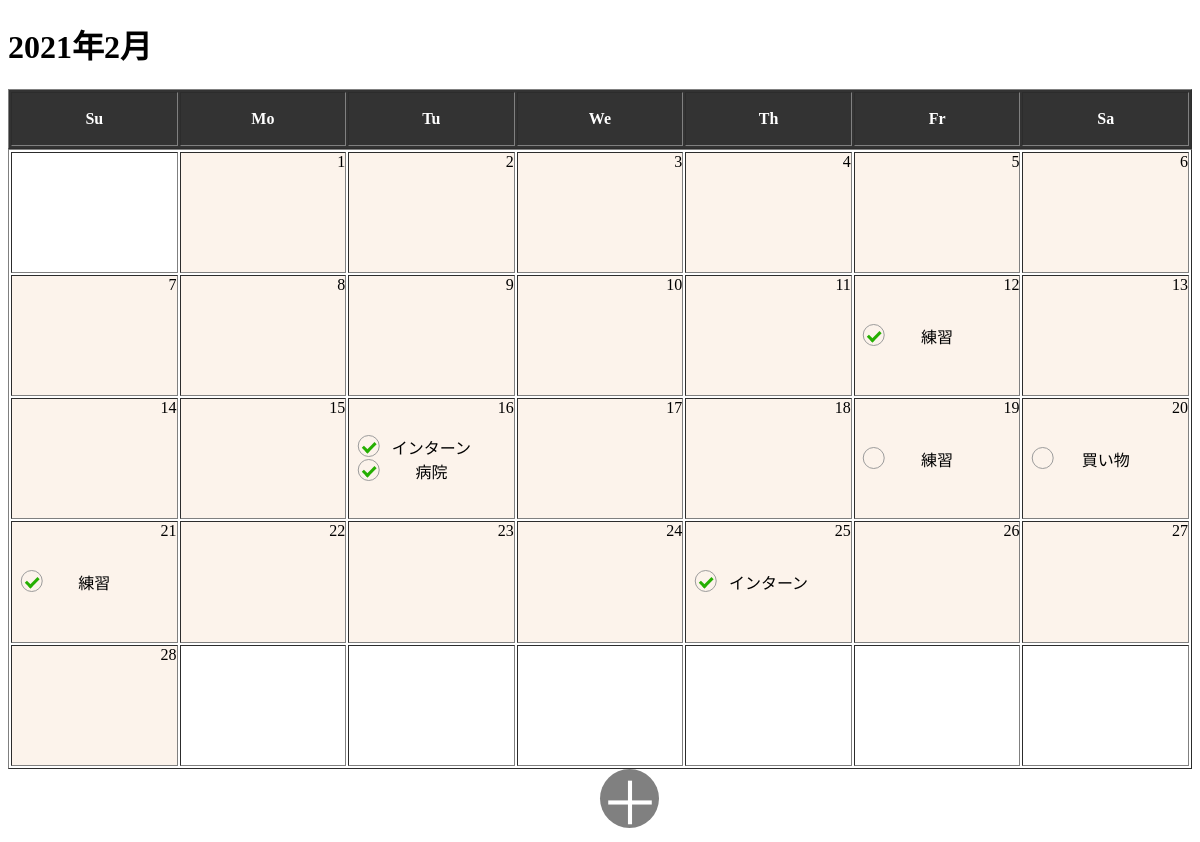
Before: /all_list/cal with the older database file.
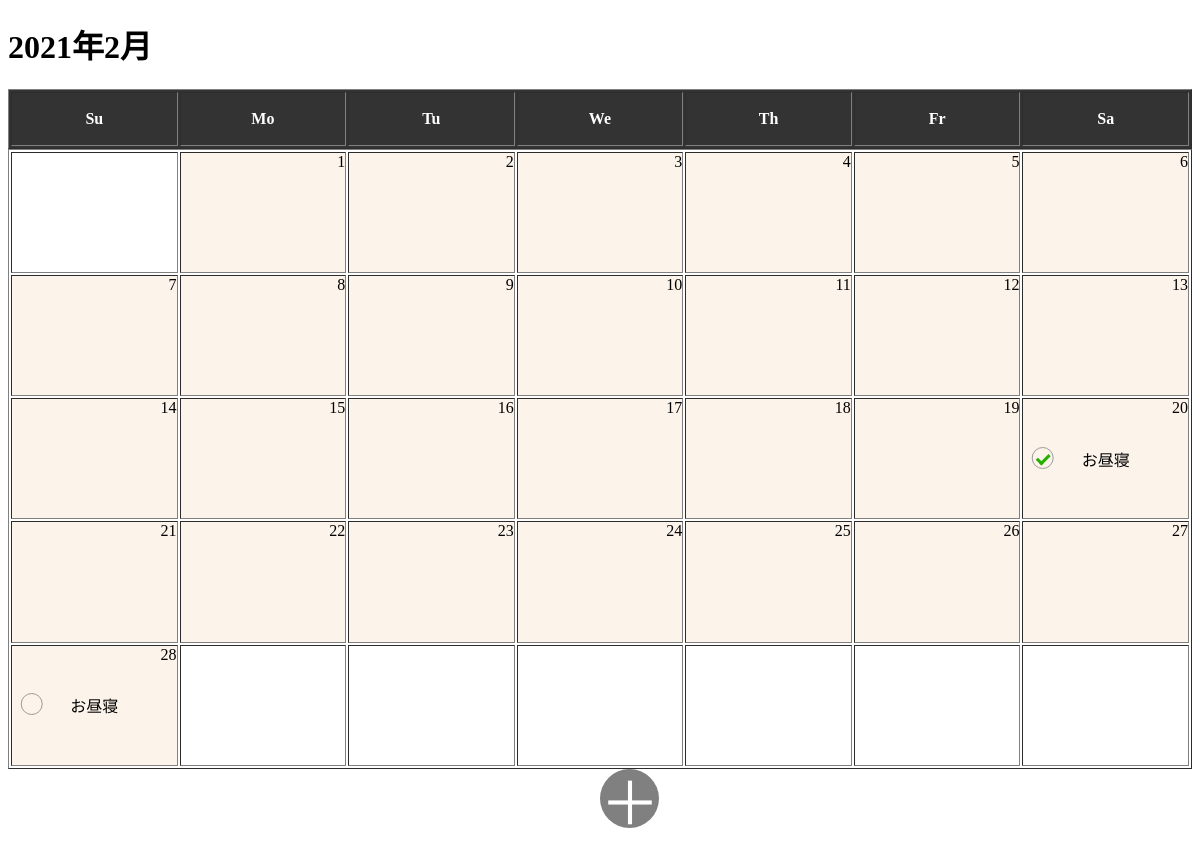
After: the same page with the newer database file.
### all_list/models.py (models this page shows, shortened)
class ToDo(models.Model):
    end = models.BooleanField()
    task = models.CharField(max_length=100)
    limit = models.DateField()
    memo = models.CharField(max_length=500)
    def multi_return(self):
        return self.task, self.limit, self.end

### all_list/views.py (the view)
# urls.py: path('cal', views.show_cal, name='show_cal'),
def show_cal(request):
    year = 2021
    month = 2
    year_and_month = str(year) + "年" + str(month) + "月"
    day_count = calendar.monthrange(year, month)[1]
    calendar.setfirstweekday(6)
    cal_data = calendar.monthcalendar(year, month)
    print(cal_data)
    day = 0
    monthly_calendar = []
    for i in range(len(cal_data)):
        temporary_cal_data = ['' if day == 0 else str(day) for day in cal_data[i]]
        temporary_list = []
        print(temporary_cal_data)
        for j in range(len(temporary_cal_data)):
            if temporary_cal_data[j] != '':
                day += 1
            else:
                temporary_data = [temporary_cal_data[j], '']
                temporary_list.append(temporary_data)
            try:
                temporary_date = dt.date(year, month, day)
                date = '{0:%Y-%m-%d}'.format(temporary_date)
                print(date)
                task_list = show_task(request, date)
                temporary_data = [temporary_cal_data[j], task_list]
                temporary_list.append(temporary_data)
            except ValueError:
                print('x')
            if len(temporary_list) == 7:
                monthly_calendar.append(temporary_list)
                print('append')
                print(temporary_list)
            if day == day_count:
                day += 1
            print('for')
            print(temporary_list)
            print(len(temporary_list))
    print('mon:')
    print(monthly_calendar)
    params = {
        'year_and_month': year_and_month,
        'monthly_calendar': monthly_calendar,
    }
    return render(request, 'all_list/index.html', params)

### all_list/views.py (called while the page is built)
def show_task(request, date):
    data = ToDo.objects.all()
    task_data = []
    for get_data in data:
        temporary_data = get_data.multi_return()
        if str(temporary_data[1]) == str(date):
            temporary_list = [temporary_data[0], get_data.id, temporary_data[2]]
            task_data.append(temporary_list)
    if len(task_data) == 0:
        task_data.append(['', '', ''])
    return task_data

### all_list/templates/all_list/index.html (shortened to what this page needs)
{% load static %}
<!DOCTYPE html>
<html lang="jp">
<head>
</head>
<body>
    <h1>
        {{ year_and_month }}
    </h1>
    <div>
        <table class="fixbox", border="1">
            <tr>
                <th>
                    <p align="center">
                        Su
                    </p>
                </th>
                <th>
                    <p align="center">
                        Mo
                    </p>
                </th>
                <th>
                    <p align="center">
                        Tu
                    </p>
                </th>
                <th>
                    <p align="center">
                        We
                    </p>
                </th>
                <th>
                    <p align="center">
                        Th
                    </p>
                </th>
                <th>
                    <p align="center">
                        Fr
                    </p>
                </th>
                <th>
                    <p align="center">
                        Sa
                    </p>
                </th>
            </tr>
        </table>
        <table border="1" , width="100%">
            {% for data in monthly_calendar %}
            <tr class="calrow">
                {% for day, todo in data %}
                <td class="calbox">
                    {% if day != '' %}
                    <label>
                        <span>
                            <p>
                                <span class="day">
                                    {{ day }}
                                </span>
                                <div class="cal-task">
                                    {% for task in todo %}
                                    {% if task.0 != '' %}
                                    <span class="todo">
                                        <span class="checkbox">
                                            {% if task.2 == True %}
                                            <span class="check"></span>
                                            {% endif %}
                                        </span>
                                        {{ task.0 }}
                                    </span>
                                    {% else %}
                                    <span class="todo"></span>
                                    {% endif %}
                                    {% endfor %}
                                </div>
                            </p>
                        </label>
                        {% endif %}
                    </td>
                    {% endfor %}
                </tr>
                {% endfor %}
            </table>
        </div>
    <div class="btn">
        <a href="/all_list/create_todo" class="link">＋</a>
    </div>
</body>
</html>

### all_list/templates/all_list/index.html (style rules this page uses)
table { width: 100%; height: 100%; table-layout: fixed; }
.fixbox { border: 1; width: 100%; height: 100%; top: 5px; position: sticky; color: #fff; background: #333; z-index: 1; }
.calrow { height: 100%; }
.calbox { width: 100%; height: 100%; padding-top: 10%; table-layout: fixed; height: auto; position: relative; text-align: center; }
label { position: absolute; display: inline-block; width: 100%; height: 100%; top: 0%; left: 0%; background: #ecc09630; }
.day { position: absolute; right: 0%; top: 0%; }
.cal-task { width: 100%; position: absolute; top: 50%; left: 50%; transform: translateY(-50%) translateX(-50%); -webkit-transform: translateY(-50%) translateX(-50%); }
.todo { display: inline-block; width: 100%; text-align: center; }
.checkbox { position: absolute; display: inline-block; left: 5%; content: ''; width: 20px; height: 20px; border: 1px solid #9c9c9c; border-radius: 50%; }
.check { content: ''; display: inline-block; position: absolute; left: 20%; top: 30%; width: 10px; height: 5px; border-left: solid #25AF01; border-bottom: solid #25AF01; transform: rotate(-45deg); }
.btn { position: relative; width: 5%; padding-top: 5%; background: gray; border-radius: 50%; left: 50%; }
.link { position: absolute; top: 50%; left: 0; transform: translateY(-50%); width: 100%; text-align: center; font-size: 5vw; color: white; text-decoration: none; }

Changed rows visible on the page:
removed ToDo: task "インターン"
removed ToDo: task "病院"
removed ToDo: task "練習"
removed ToDo: task "買い物"
removed ToDo: task "練習"
removed ToDo: task "インターン"
added ToDo: task "お昼寝"
changed ToDo (number 2 of 2 on the later page): task "練習" → "お昼寝" (drawn)
Other visible differences:
new list line: "お昼寝"
list line gone: "練習"
